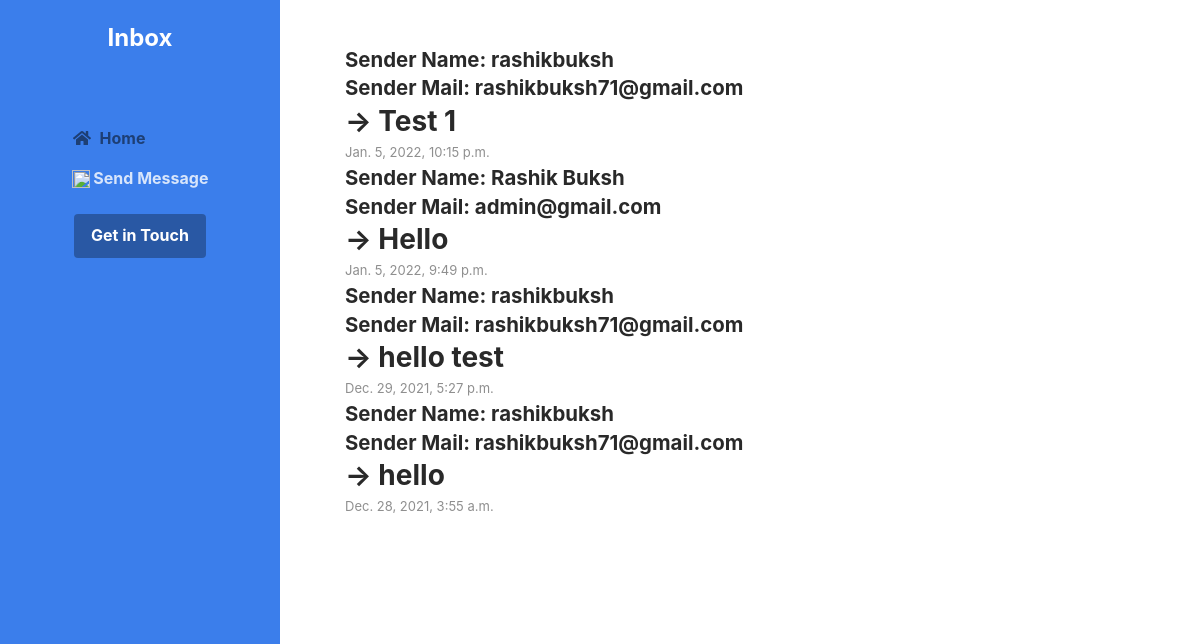
/main/direct_message/ (signed in), run on the app's committed database.
### main/models.py (models this page shows)
class userProfile(models.Model):
    user = models.OneToOneField(settings.AUTH_USER_MODEL, null=True, on_delete=models.CASCADE)
    user_name = models.CharField(max_length=300, null=True)
    user_phone = models.CharField(max_length=20, null=True)
    user_address = models.CharField(max_length=20, null=True)
    date = models.DateTimeField(auto_now_add=True)
    bio = models.CharField(max_length=300, null=True)
    user_image = models.ImageField(blank=True, null=True, upload_to='media', default='user.png')

class chat(models.Model):
    from_user = models.ForeignKey(settings.AUTH_USER_MODEL, default=None, on_delete=models.DO_NOTHING, related_name='from_user')
    to_user = models.ForeignKey(settings.AUTH_USER_MODEL, default=None, on_delete=models.DO_NOTHING, related_name='to_user')
    chat = models.CharField(max_length=300, null=True)
    date = models.DateTimeField(auto_now_add=True)

### accounts/models.py (models this page shows)
class User(AbstractUser):
    is_email_verified = models.BooleanField(default=False)
    def __str__(self):
        return self.email

### main/views.py (the view)
@login_required(login_url="/account/login/")
def directmessage(request):
    userName = userProfile.objects.all()
    Chat = chat.objects.all().order_by('-date')
    context = {}
    context['chat'] = Chat
    context['userName'] = userName
    return render(request, 'main/directMessage.html', context)

### main/templates/main/directMessage.html (shortened to what this page needs)
<!DOCTYPE html>
<html lang="en">
<head>
    <link id="theme-style" rel="stylesheet" href="/static/css/inbox-theme-3.css">
</head>
<body>
     <header class="header text-center">
	    <h1 class="blog-name pt-lg-4 mb-0">Inbox</h1>
	    <nav class="navbar navbar-expand-lg navbar-dark" >
			<div id="navigation" class="collapse navbar-collapse flex-column" >
				<ul class="navbar-nav flex-column text-left">
					<li class="nav-item active">
					    <a class="nav-link" href="/main/"><i class="fas fa-home fa-fw mr-2"></i>Home</a>
					</li>
					<li class="nav-item">
					    <a class="nav-link" href="{% url 'articles:sent_message' %}"><img src="https://img.icons8.com/material-rounded/24/000000/send.png" width="18px" height="18px"/>&nbsp;Send Message</a>
					</li>
				</ul>
				<div class="my-2 my-md-3">
				    <a class="btn btn-primary" href="{% url 'articles:contact' %}" target="_blank">Get in Touch</a>
				</div>
			</div>
		</nav>
    </header>
    <div class="main-wrapper">
	    <section class="blog-list px-3 py-5 p-md-5">
		    <div class="container">
			    <div class="item mb-5">
				    <div class="media">
					    <div class="media-body">
							{% for chat in chat %}
							{% if user == chat.to_user %}
							{% for userName in userName %}
                                    {% if chat.from_user == userName.user %}
						    <h3 class="title mb-1">Sender Name: {{ userName.user_name }}</h3>
									{% endif %}
                                        {% endfor %}
							<h3 class="title mb-1">Sender Mail: {{ chat.from_user }}</h3>
						    <h3 class="mb-1">->&nbsp;{{ chat.chat }}</h3>
							<div class="meta mb-1"><span class="date">{{ chat.date }}</span></div>
							{% endif %}
                        {% endfor %}
					    </div>
				    </div>
			    </div>
		    </div>
	    </section>
    </div>
</body>
</html>

### data on the page
chat: from_user "rashikbuksh71@gmail.com", chat "Test 1", date "Jan. 5, 2022, 10:15 p.m."
userProfile: user_name "rashikbuksh"
chat: from_user "admin@gmail.com", chat "Hello", date "Jan. 5, 2022, 9:49 p.m."
userProfile: user_name "Rashik Buksh"
chat: from_user "rashikbuksh71@gmail.com", chat "hello test", date "Dec. 29, 2021, 5:27 p.m."
chat: from_user "rashikbuksh71@gmail.com", chat "hello", date "Dec. 28, 2021, 3:55 a.m."
